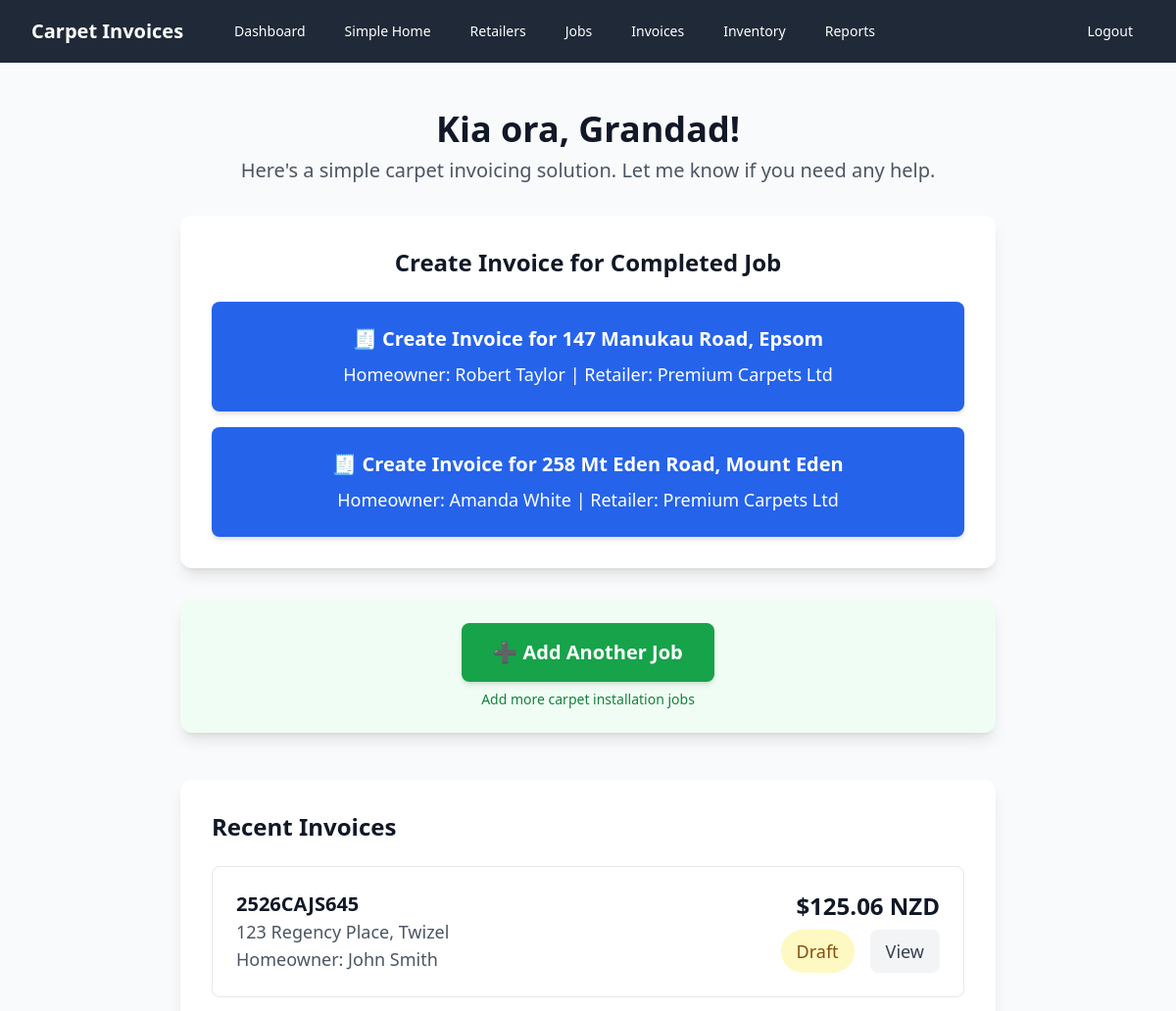
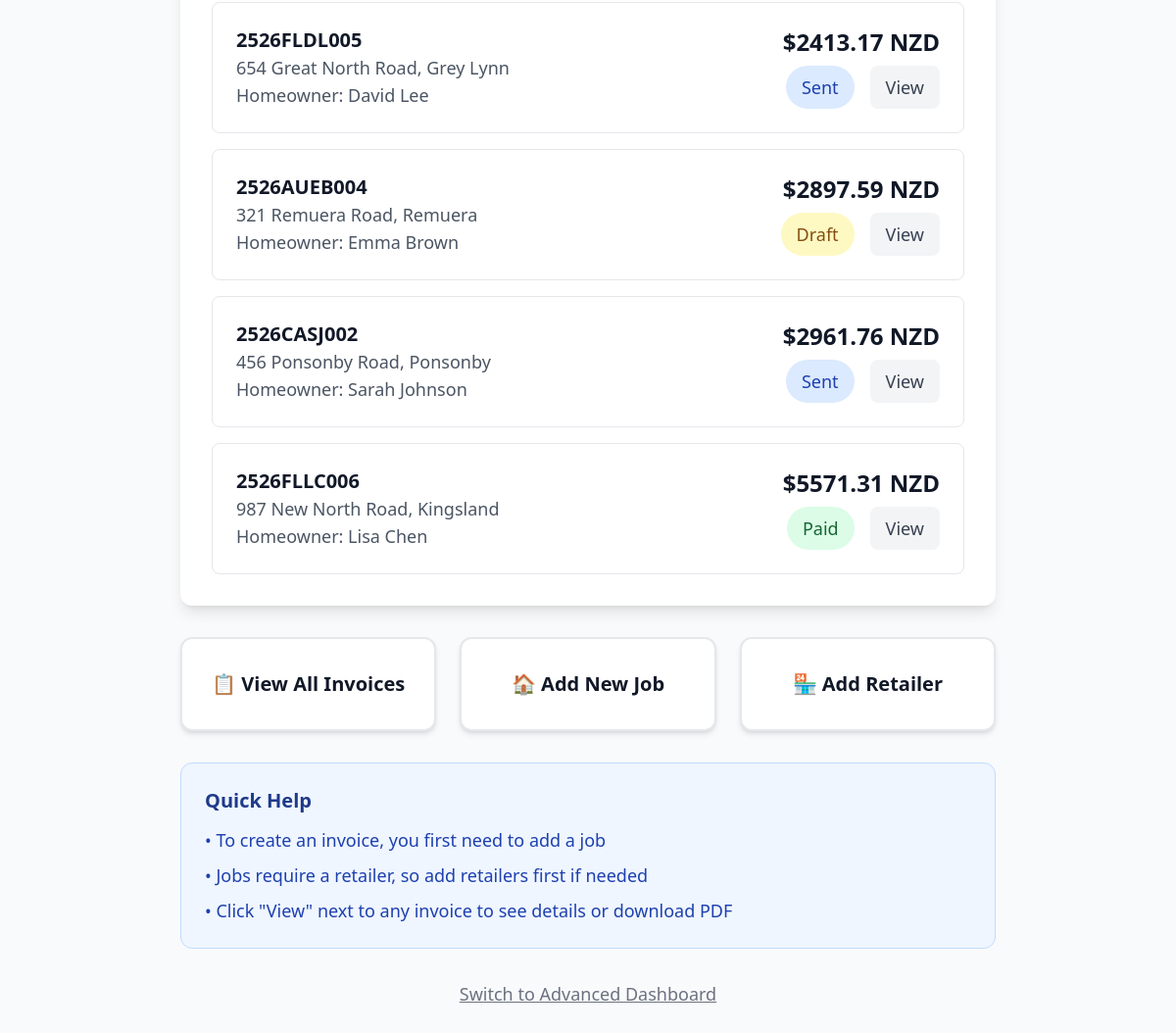
The page /simple-home (signed in) on the database its author committed (2 pictures, top to bottom).
### models.py (models this page shows, shortened)
class Job(db.Model):
    id = db.Column(db.Integer, primary_key=True)
    street_address = db.Column(db.String(200), nullable=False)
    suburb = db.Column(db.String(100), nullable=False)
    town_city = db.Column(db.String(100), nullable=False)
    retailer_id = db.Column(db.Integer, ForeignKey('retailer.id'), nullable=False)
    homeowner_name = db.Column(db.String(100), nullable=False)
    homeowner_phone = db.Column(db.String(20), nullable=False)
    date_completed = db.Column(db.Date, nullable=False)
    retailer = relationship("Retailer", back_populates="jobs")
    invoices = relationship("Invoice", back_populates="job")

class Retailer(db.Model):
    id = db.Column(db.Integer, primary_key=True)
    name = db.Column(db.String(100), nullable=False)
    email = db.Column(db.String(120), nullable=False)
    phone = db.Column(db.String(20), nullable=False)
    jobs = relationship("Job", back_populates="retailer")

class Invoice(db.Model):
    id = db.Column(db.Integer, primary_key=True)
    invoice_code = db.Column(db.String(100), unique=True, nullable=False, index=True)
    job_id = db.Column(db.Integer, ForeignKey('job.id'), nullable=False, index=True)
    date_created = db.Column(db.Date, nullable=False, default=datetime.now().date, index=True)
    status = db.Column(db.String(20), nullable=False, default='draft', index=True)  # draft, sent, paid
    gst_percentage = db.Column(db.Float, nullable=False, default=15.0)
    subtotal = db.Column(db.Float, nullable=False, default=0.0)
    gst_amount = db.Column(db.Float, nullable=False, default=0.0)
    total = db.Column(db.Float, nullable=False, default=0.0, index=True)
    job = relationship("Job", back_populates="invoices")
    lines = relationship("InvoiceLine", back_populates="invoice", cascade="all, delete-orphan")
    files = relationship("FileStore", back_populates="invoice", cascade="all, delete-orphan")

### app.py (the view)
@app.route('/simple-home')
@login_required
def simple_home():
    recent_invoices = db.session.query(Invoice).join(Job).join(Retailer).order_by(Invoice.date_created.desc()).limit(5).all()
    jobs_without_invoices = db.session.query(Job).outerjoin(Invoice).filter(Invoice.id == None).order_by(Job.date_completed.desc()).limit(5).all()
    return render_template('simple_home.html',
                         recent_invoices=recent_invoices,
                         jobs_without_invoices=jobs_without_invoices)

### app.py (called while the page is built)
def login_required(f):
    from functools import wraps
    @wraps(f)
    def decorated_function(*args, **kwargs):
        if not session.get('logged_in'):
            return redirect(url_for('login'))
        return f(*args, **kwargs)
    return decorated_function

def format_nz_currency(amount):
    return f"${amount:.2f} NZD"

@app.template_filter('nz_currency')
def nz_currency_filter(amount):
    return format_nz_currency(amount)

### templates/simple_home.html (shortened to what this page needs)
{% extends "base.html" %}
{% block content %}
<div class="min-h-screen bg-gray-50 py-6">
    <div class="max-w-4xl mx-auto px-4 sm:px-6 lg:px-8">
        <div class="text-center mb-8">
            <h1 class="text-4xl font-bold text-gray-900 mb-2">Kia ora, Grandad!</h1>
            <p class="text-xl text-gray-600">Here's a simple carpet invoicing solution. Let me know if you need any help.</p>
        </div>
        <div class="text-center mb-12">
            {% if jobs_without_invoices %}
                <div class="bg-white rounded-xl shadow-lg p-8 mb-8">
                    <h2 class="text-2xl font-semibold text-gray-900 mb-6">Create Invoice for Completed Job</h2>
                    <div class="space-y-4">
                        {% for job in jobs_without_invoices %}
                        <a href="{{ url_for('add_invoice', job_id=job.id) }}"
                           class="block w-full bg-blue-600 hover:bg-blue-700 text-white text-xl font-semibold py-6 px-8 rounded-lg transition-colors duration-200 shadow-md">
                            🧾 Create Invoice for {{ job.street_address }}, {{ job.suburb }}
                            <div class="text-lg font-normal mt-2">Homeowner: {{ job.homeowner_name }} | Retailer: {{ job.retailer.name }}</div>
                        </a>
                        {% endfor %}
                    </div>
                </div>
                <div class="bg-green-50 rounded-xl shadow-lg p-6">
                    <a href="{{ url_for('add_job') }}"
                       class="inline-block bg-green-600 hover:bg-green-700 text-white text-xl font-semibold py-4 px-8 rounded-lg transition-colors duration-200 shadow-md">
                        ➕ Add Another Job
                    </a>
                    <p class="text-sm text-green-700 mt-2">Add more carpet installation jobs</p>
                </div>
            {% endif %}
        </div>
        <div class="bg-white rounded-xl shadow-lg p-8 mb-8">
            <h2 class="text-2xl font-semibold text-gray-900 mb-6">Recent Invoices</h2>
            {% if recent_invoices %}
                <div class="space-y-4">
                    {% for invoice in recent_invoices %}
                    <div class="border border-gray-200 rounded-lg p-6 hover:shadow-md transition-shadow">
                        <div class="flex flex-col sm:flex-row sm:items-center sm:justify-between">
                            <div class="mb-4 sm:mb-0">
                                <h3 class="text-xl font-semibold text-gray-900">{{ invoice.invoice_code }}</h3>
                                <p class="text-lg text-gray-600">{{ invoice.job.street_address }}, {{ invoice.job.suburb }}</p>
                                <p class="text-lg text-gray-600">Homeowner: {{ invoice.job.homeowner_name }}</p>
                            </div>
                            <div class="flex flex-col sm:items-end">
                                <div class="text-2xl font-bold text-gray-900 mb-2">{{ invoice.total | nz_currency }}</div>
                                <div class="flex items-center space-x-4">
                                    <span class="inline-flex px-4 py-2 text-lg font-medium rounded-full
                                        {% if invoice.status == 'paid' %}bg-green-100 text-green-800
                                        {% elif invoice.status == 'sent' %}bg-blue-100 text-blue-800
                                        {% else %}bg-yellow-100 text-yellow-800{% endif %}">
                                        {{ invoice.status.title() }}
                                    </span>
                                    <a href="{{ url_for('invoice_preview', invoice_id=invoice.id) }}"
                                       class="bg-gray-100 hover:bg-gray-200 text-gray-700 px-4 py-2 rounded-lg text-lg font-medium transition-colors">
                                        View
                                    </a>
                                </div>
                            </div>
                        </div>
                    </div>
                    {% endfor %}
                </div>
            {% else %}
                <div class="text-center py-8">
                    <p class="text-xl text-gray-500 mb-4">No invoices created yet</p>
                    <p class="text-lg text-gray-400">Your recent invoices will appear here</p>
                </div>
            {% endif %}
        </div>
        <div class="grid grid-cols-1 md:grid-cols-3 gap-6">
            <a href="{{ url_for('invoices') }}"
               class="bg-white hover:bg-gray-50 border-2 border-gray-200 text-gray-900 text-xl font-semibold py-8 px-6 rounded-xl text-center transition-colors duration-200 shadow-md">
                📋 View All Invoices
            </a>
            <a href="{{ url_for('add_job') }}"
               class="bg-white hover:bg-gray-50 border-2 border-gray-200 text-gray-900 text-xl font-semibold py-8 px-6 rounded-xl text-center transition-colors duration-200 shadow-md">
                🏠 Add New Job
            </a>
            <a href="{{ url_for('add_retailer') }}"
               class="bg-white hover:bg-gray-50 border-2 border-gray-200 text-gray-900 text-xl font-semibold py-8 px-6 rounded-xl text-center transition-colors duration-200 shadow-md">
                🏪 Add Retailer
            </a>
        </div>
        <div class="bg-blue-50 border border-blue-200 rounded-xl p-6 mt-8">
            <h3 class="text-xl font-semibold text-blue-900 mb-3">Quick Help</h3>
            <div class="text-lg text-blue-800 space-y-2">
                <p>• To create an invoice, you first need to add a job</p>
                <p>• Jobs require a retailer, so add retailers first if needed</p>
                <p>• Click "View" next to any invoice to see details or download PDF</p>
            </div>
        </div>
        <div class="text-center mt-8">
            <a href="{{ url_for('index') }}"
               class="inline-block text-lg text-gray-500 hover:text-gray-700 underline">
                Switch to Advanced Dashboard
            </a>
        </div>
    </div>
</div>
{% endblock %}

### rows shown on the page
Job: street_address "147 Manukau Road", suburb "Epsom", homeowner_name "Robert Taylor", retailer.name "Premium Carpets Ltd"
Job: street_address "258 Mt Eden Road", suburb "Mount Eden", homeowner_name "Amanda White", retailer.name "Premium Carpets Ltd"
Invoice: invoice_code "2526CAJS645", job.street_address "123 Regency Place", job.suburb "Twizel", job.homeowner_name "John Smith", total|nz_currency "$125.06 NZD", status "Draft"
Invoice: invoice_code "2526FLDL005", job.street_address "654 Great North Road", job.suburb "Grey Lynn", job.homeowner_name "David Lee", total|nz_currency "$2413.17 NZD", status "Sent"
Invoice: invoice_code "2526AUEB004", job.street_address "321 Remuera Road", job.suburb "Remuera", job.homeowner_name "Emma Brown", total|nz_currency "$2897.59 NZD", status "Draft"
Invoice: invoice_code "2526CASJ002", job.street_address "456 Ponsonby Road", job.suburb "Ponsonby", job.homeowner_name "Sarah Johnson", total|nz_currency "$2961.76 NZD", status "Sent"
Invoice: invoice_code "2526FLLC006", job.street_address "987 New North Road", job.suburb "Kingsland", job.homeowner_name "Lisa Chen", total|nz_currency "$5571.31 NZD", status "Paid"
